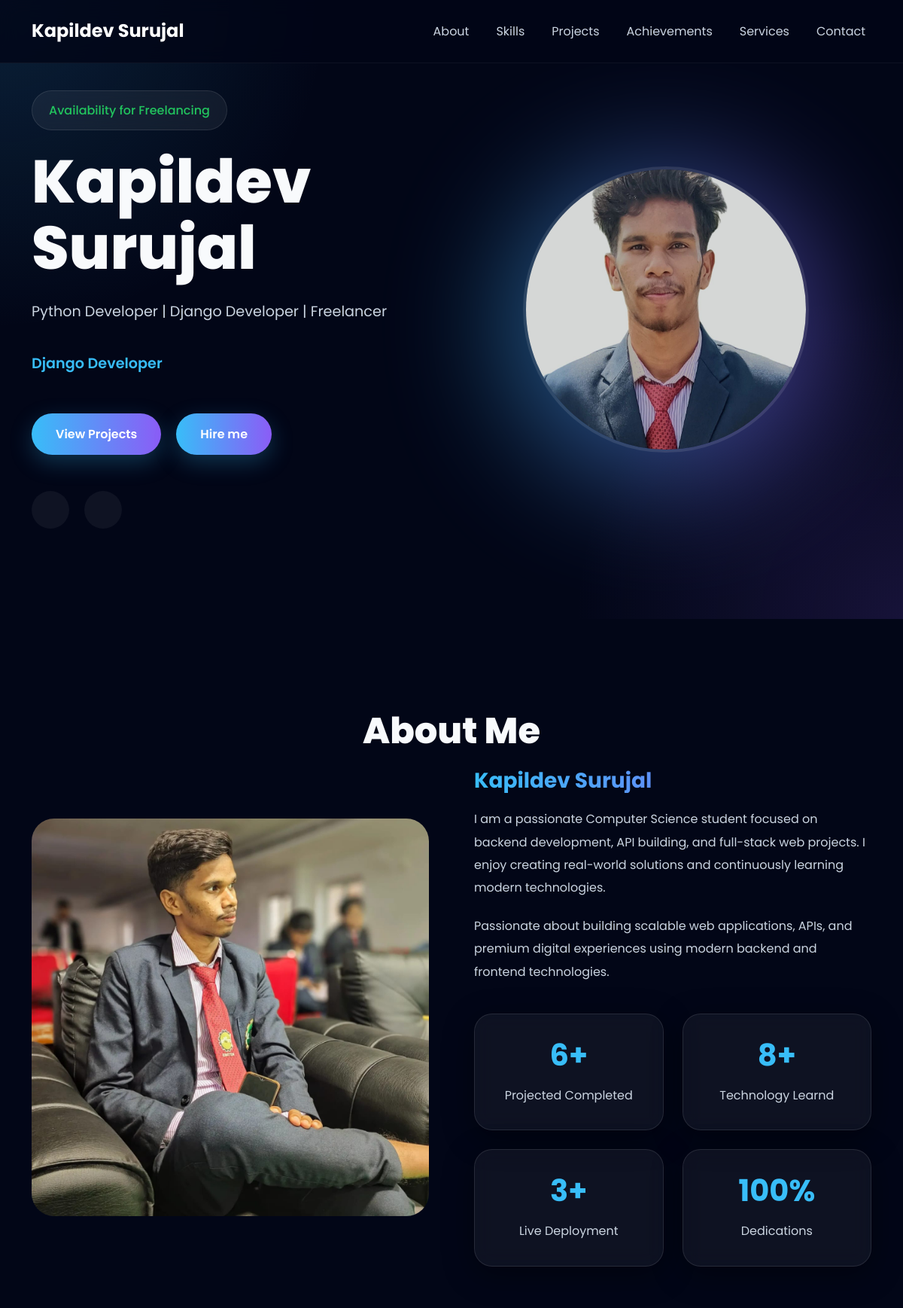
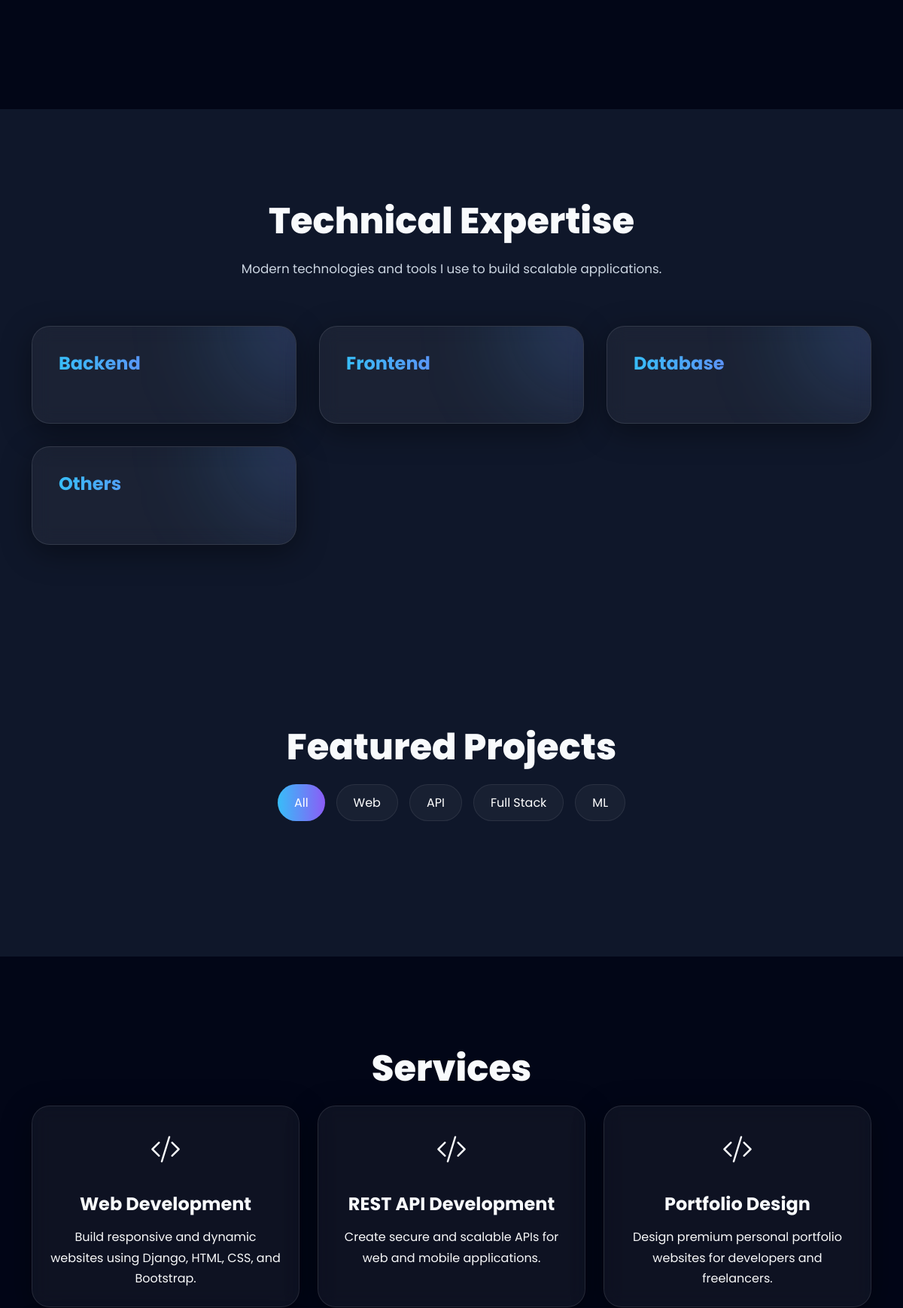
The page / (upper part) on the database its author committed (2 pictures, top to bottom).
### Home/models.py (models this page shows, shortened)
class Hero(models.Model):
    availability = models.CharField(
        max_length=100
    )
    title = models.CharField(
        max_length=200
    )
    subtitle = models.TextField()
    profile_image = models.ImageField(
        upload_to='hero/'
    )

class About(models.Model):
    name=models.CharField(max_length=100)
    bio=models.TextField()
    profile_image=models.ImageField(upload_to='about/')

class Counter(models.Model):
    number = models.CharField(
        max_length=20
    )
    title = models.CharField(
        max_length=100
    )

class SkillCategory(models.Model):
    title = models.CharField(max_length=100)

class Service(models.Model):
    title = models.CharField(max_length=100)
    description = models.TextField()

### Home/views.py (the view, shortened to what this page needs)
# urls.py: 2. Add a URL to urlpatterns:  path('', views.home, name='home')
def home(request):
    about = About.objects.first()
    projects = Project.objects.all()
    skill_categories = SkillCategory.objects.prefetch_related('skills').all()
    services = Service.objects.all()
    hero = Hero.objects.first()
    socials = SocialLink.objects.all()
    counters = Counter.objects.all()
    timelines = Timeline.objects.all()
    contacts = ContactInfo.objects.all()
    resume = Resume.objects.first()
    educations = Education.objects.all()
    achievements=Achievement.objects.all()
    context = {
        'success':True,
        'about': about,
        'projects': projects,
        'skill_categories': skill_categories,
        'services': services,
        'hero': hero,
        'socials': socials,
        'counters': counters,
        'timelines': timelines,
        'contacts': contacts,
        'resume': resume,
        'educations': educations,
        'achievements':achievements,
    }
    return render(
        request,
        'index.html',
        context
    )

### Home/templates/index.html (shortened to what this page needs)
{% extends 'base.html' %}
{% block content %}
<section class="hero">
    <div class="container">
        <div class="row align-items-center">
            <div class="col-lg-6">
                <div class="availability-badge">
                    {{ hero.availability }}
                </div>
                <h1 class="hero-title mt-4">
                    {{ hero.title|default:"Your Name Here" }}
                </h1>
                <p class="hero-subtitle mt-4">
                    {{ hero.subtitle }}
                    <br><br>
                    <span id="typing"
                        class="typing-text"></span>
                </p>
                <div class="hero-buttons mt-5">
                    <a href="#projects"
                        class="btn-gradient">
                            View Projects
                    <a href="#contact"
                        class="btn-gradient">
                            Hire me
                    </a>
                </div>
                <div class="social-links mt-5">
                    {% for social in socials %}
                    <a href="{{ social.link }}"
                       target="_blank">
                    </a>
                    {% endfor %}
                </div>
            </div>
            <div class="col-lg-6">
                <div class="hero-image">
                    {% if hero.profile_image %}
                    <img src="{{ hero.profile_image.url }}">
                    {% endif %}
                </div>
            </div>
</section>
<section id="about">
    <div class="container">
        <h2 class="section-title">
            About Me
        </h2>
        <div class="about-wrapper">
            <div class="about-image">
                {% if about.profile_image %}
                <img src="{{ about.profile_image.url }}">
                {% endif %}
            </div>
            <div class="about-content">
                <h3 class="text-gradient">
                    {{ about.name }}
                </h3>
                <p>
                    {{ about.bio|default:"Write something about yourself..." }}
                </p>
                <p>
                    Passionate about building scalable web applications,
                    APIs, and premium digital experiences using
                    modern backend and frontend technologies.
                </p>
                <div class="counter-grid">
                    {% for counter in counters %}
                    <div class="glass-card counter-card">
                        <h3>
                            {{ counter.number }}
                        </h3>
                        <p>
                            {{ counter.title }}
                        </p>
                    </div>
                    {% endfor %}
                </div>
            </div>
        </div>
    </div>
</section>
<section id="skills"
         class="section-dark">
    <div class="container">
        <h2 class="section-title">
            Technical Expertise
        </h2>
        <p class="section-description">
            Modern technologies and tools
            I use to build scalable applications.
        </p>
        <div class="skills-grid">
            {% for category in skill_categories %}
            <div class="glass-card skill-category">
                <h3 class="text-gradient">
                    {{ category.title }}
                </h3>
            </div>
            {% endfor %}
        </div>
    </div>
</section>
<section id="projects"
         class="section-dark">
    <div class="container">
        <h2 class="section-title">
            Featured Projects
        </h2>
        <div class="project-filter">
            <button class="filter-btn active"
                    data-filter="all">
                All
            </button>
            <button class="filter-btn"
                    data-filter="web">
                Web
            </button>
            <button class="filter-btn"
                    data-filter="api">
                API
            </button>
            <button class="filter-btn"
                    data-filter="fullstack">
                Full Stack
            </button>
            <button class="filter-btn"
                    data-filter="ml">
                ML
            </button>
        </div>
    </div>
</section>
<section id="services">
    <div class="container">
        <h2 class="section-title">
            Services
        </h2>
        <div class="row">
            {% for service in services %}
            <div class="col-md-4 mb-4">
                <div class="glass-card p-4 h-100 text-center">
                    <i class="bi bi-code-slash fs-1"></i>
                    <h4 class="mt-4">
                        {{ service.title }}
                    </h4>
                     <p class="mt-3 text-light">
                        {{ service.description }}
                    </p>
                </div>
            </div>
            {% endfor %}
        </div>
    </div>
</section>
{% endblock %}

### Home/templates/base.html (shortened to what this page needs)
<!DOCTYPE html>
<html lang="en">
<head>
    <link href="https://cdn.jsdelivr.net/npm/bootstrap@5.3.0/dist/css/bootstrap.min.css"
          rel="stylesheet">
    <link rel="stylesheet"
          href="https://cdn.jsdelivr.net/npm/bootstrap-icons@1.11.3/font/bootstrap-icons.min.css">
    {% load static %}
    <link rel="stylesheet"
      href="{% static 'css/base.css' %}">
<link rel="stylesheet"
      href="{% static 'css/navbar.css' %}">
<link rel="stylesheet"
      href="{% static 'css/cards.css' %}">
<link rel="stylesheet"
      href="{% static 'css/buttons.css' %}">
<link rel="stylesheet"
      href="{% static 'css/hero.css' %}">
<link rel="stylesheet"
      href="{% static 'css/sections.css' %}">
<link rel="stylesheet"
      href="{% static 'css/responsive.css' %}">
<link rel="stylesheet"
      href="{% static 'css/projects.css' %}">
<link rel="stylesheet"
      href="{% static 'css/about.css' %}">
<link rel="stylesheet"
      href="{% static 'css/skills.css' %}">
<link rel="stylesheet"
      href="{% static 'css/contact.css' %}">
<link rel="stylesheet"
      href="{% static 'css/achievement.css' %}">
</head>
<body>
<nav class="navbar navbar-expand-lg navbar-dark fixed-top custom-navbar">
    <div class="container">
        <a class="navbar-brand fw-bold" href="#">
           Kapildev Surujal
        </a>
        <div class="collapse navbar-collapse"
             id="navbarNav">
            <ul class="navbar-nav ms-auto">
                <li class="nav-item">
                    <a class="nav-link" href="#about">
                        About
                    </a>
                </li>
                <li class="nav-item">
                    <a class="nav-link" href="#skills">
                        Skills
                    </a>
                </li>
                <li class="nav-item">
                    <a class="nav-link" href="#projects">
                        Projects
                    </a>
                </li>
                <li class="nav-item">
                    <a class="nav-link" href="#achievements">
                        Achievements
                    </a>
                </li>
                <li class="nav-item">
                    <a class="nav-link" href="#services">
                        Services
                    </a>
                </li>
                <li class="nav-item">
                    <a class="nav-link" href="#contact">
                        Contact
                    </a>
                </li>
            </ul>
        </div>
    </div>
</nav>
{% block content %}
{% endblock %}
</body>
</html>

### Home/static/css/base.css (style rules this page uses)
:root { --bg:#020617; --bg-light:#0f172a; --card-bg:rgba(255,255,255,0.05); --primary:#38bdf8; --secondary:#8b5cf6; --text:#f8fafc; --text-light:#cbd5e1; --border:rgba(255,255,255,0.1); --shadow: 0 10px 40px rgba(0,0,0,0.4); }
* { margin:0; padding:0; box-sizing:border-box; }
html { scroll-behavior:smooth; }
body { background:var(--bg); color:var(--text); font-family:'Poppins',sans-serif; overflow-x:hidden; line-height:1.7; }
section { padding:120px 0; position:relative; }
.container { position:relative; z-index:2; }
h1,h2,h3,h4,h5,h6 { font-weight:700; margin-bottom:15px; }
p { color:var(--text-light); margin-bottom:0; }
.section-title { font-size:3rem; font-weight:800; margin-bottom:20px; text-align:center; }
.section-description { max-width:700px; margin:0 auto 70px; text-align:center; color:var(--text-light); font-size:1.05rem; line-height:1.9; }
.text-gradient { background: linear-gradient( 90deg, var(--primary), var(--secondary) ); -webkit-background-clip:text; -webkit-text-fill-color:transparent; }
.glass-card { background:var(--card-bg); border:1px solid var(--border); backdrop-filter:blur(16px); border-radius:24px; box-shadow:var(--shadow); transition:0.4s; }
img { max-width:100%; display:block; }
a { transition:0.3s; }

### Home/static/css/navbar.css (style rules this page uses)
.custom-navbar { background:rgba(2,6,23,0.8); backdrop-filter:blur(12px); padding:16px 0; border-bottom: 1px solid rgba(255,255,255,0.05); }
.navbar-brand { font-size:1.5rem; font-weight:700; color:white !important; }
.nav-link { color:#cbd5e1 !important; margin-left:20px; transition:0.3s; }

### Home/static/css/cards.css (style rules this page uses)
.glass-card { background:rgba(255,255,255,0.05); border:1px solid rgba(255,255,255,0.1); backdrop-filter:blur(12px); border-radius:24px; transition:0.4s ease; }

### Home/static/css/buttons.css (style rules this page uses)
.btn-gradient, .btn-outline-custom { display:inline-flex !important; align-items:center; justify-content:center; text-decoration:none !important; cursor:pointer; transition:all 0.4s ease; }
.btn-gradient { padding:14px 32px; border-radius:50px; background: linear-gradient( 90deg, #38bdf8, #8b5cf6 ); color:white !important; font-weight:600; border:none; box-shadow: 0 10px 30px rgba(56,189,248,0.25); }

### Home/static/css/hero.css (style rules this page uses)
.hero { min-height:100vh; display:flex; align-items:center; position:relative; overflow:hidden; background: radial-gradient(circle at top left, rgba(56,189,248,0.15), transparent 30%), radial-gradient(circle at bottom right, rgba(139,92,246,0.15), transparent 30%), var(--bg); }
.hero-title { font-size:5rem; font-weight:800; line-height:1.1; }
.hero-subtitle { font-size:1.2rem; color:var(--text-light); margin-top:25px; max-width:600px; line-height:1.8; }
.hero-buttons { margin-top:40px; display:flex; gap:20px; flex-wrap:wrap; }
.hero-image { position:relative; display:flex; justify-content:center; }
.hero-image img { width:380px; height:380px; object-fit:cover; border-radius:50%; border:4px solid rgba(255,255,255,0.1); position:relative; z-index:2; }
.hero-image::before { content:''; position:absolute; width:420px; height:420px; background: linear-gradient( 90deg, #38bdf8, #8b5cf6 ); border-radius:50%; filter:blur(80px); opacity:0.5; animation:floatGlow 6s ease-in-out infinite; }
.social-links { margin-top:40px; display:flex; gap:20px; }
.social-links a { width:50px; height:50px; border-radius:50%; background:rgba(255,255,255,0.05); display:flex; align-items:center; justify-content:center; color:white; text-decoration:none; transition:0.4s; }
.typing-text { color:var(--primary); font-weight:600; }
.availability-badge { display:inline-block; padding:12px 22px; border-radius:50px; background:rgba(255,255,255,0.06); border:1px solid rgba(255,255,255,0.1); color:#22c55e; font-weight:500; backdrop-filter:blur(10px); }

### Home/static/css/sections.css (style rules this page uses)
.section-dark { background:var(--bg-light); }
.section-description { max-width:700px; margin:auto; text-align:center; color:var(--text-light); line-height:1.8; margin-bottom:60px; }

### Home/static/css/projects.css (style rules this page uses)
.project-filter { display:flex; justify-content:center; gap:15px; flex-wrap:wrap; margin-bottom:60px; }
.filter-btn { padding:10px 22px; border-radius:40px; border:1px solid rgba(255,255,255,0.08); background:rgba(255,255,255,0.04); color:white; transition:0.4s; cursor:pointer; }
.filter-btn:hover, .filter-btn.active { background: linear-gradient( 90deg, #38bdf8, #8b5cf6 ); border:none; }

### rows shown on the page
Hero: availability "Availability for Freelancing", title "Kapildev Surujal", subtitle "Python Developer | Django Developer | Freelancer", profile_image (picture)
About: profile_image (picture), name "Kapildev Surujal", bio "I am a passionate Computer Science student focused on backend development, API building, and full-stack web projects. I enjoy creating real-world solutions and continuously learning modern technologies."
Counter: number "6+", title "Projected Completed"
Counter: number "8+", title "Technology Learnd"
Counter: number "3+", title "Live Deployment"
Counter: number "100%", title "Dedications"
SkillCategory: title "Backend"
SkillCategory: title "Frontend"
SkillCategory: title "Database"
SkillCategory: title "Others"
Service: title "Web Development", description "Build responsive and dynamic websites using Django, HTML, CSS, and Bootstrap."
Service: title "REST API Development", description "Create secure and scalable APIs for web and mobile applications."
Service: title "Portfolio Design", description "Design premium personal portfolio websites for developers and freelancers."
